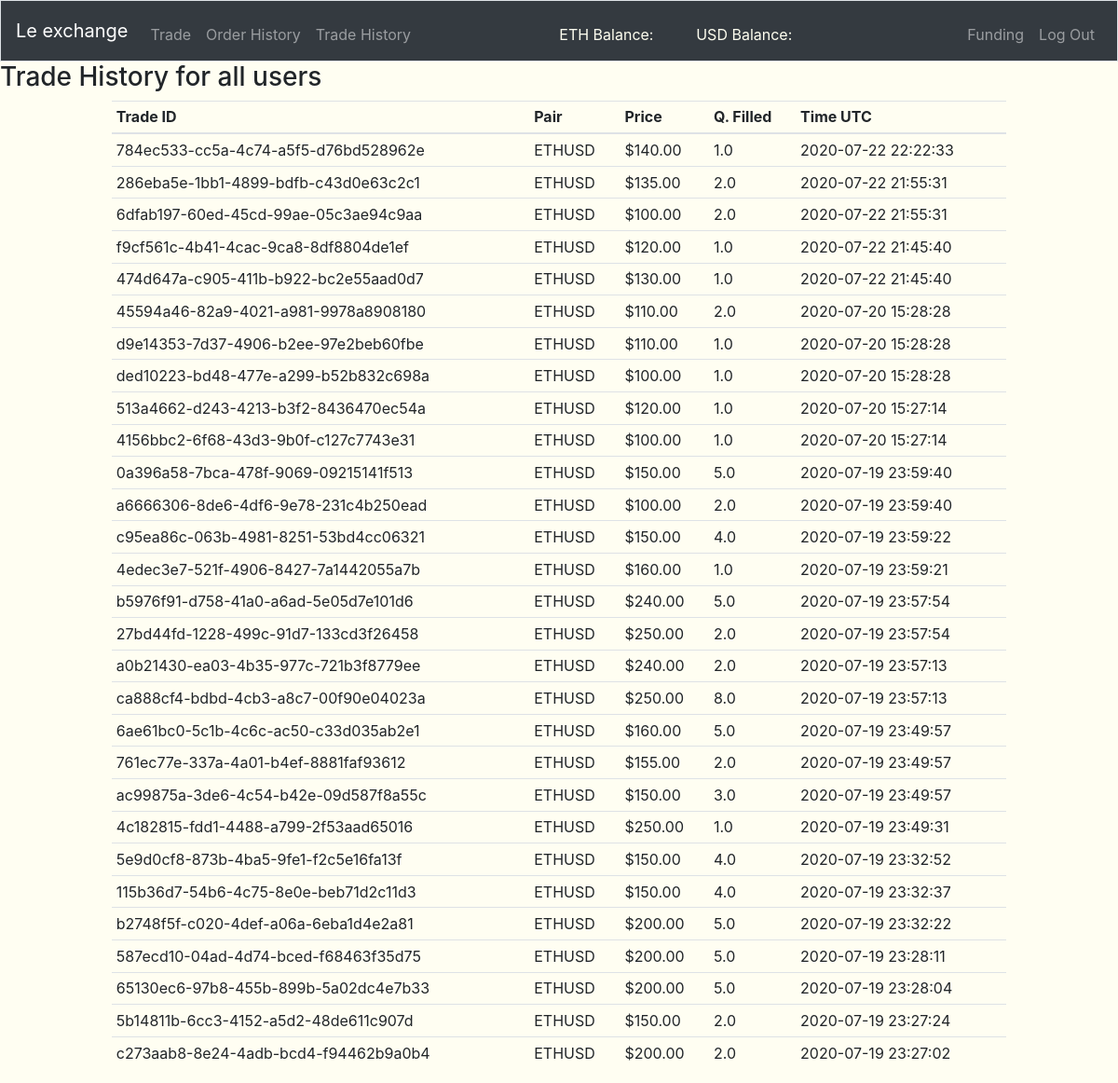
The app's page /trade-history (signed in) with its own data.
### tables this page shows
CREATE TABLE "trade_history" (
	"trade_id"	VARCHAR(255),
	"pair"	VARCHAR(255) NOT NULL,
	"price"	REAL NOT NULL,
	"quantity"	REAL NOT NULL,
	"taker_order"	VARCHAR(255) NOT NULL,
	"maker_order"	VARCHAR(255) NOT NULL,
	"time"	INTEGER NOT NULL,
	PRIMARY KEY("trade_id")
);

### views.py (the view)
@app.route('/trade-history', methods=["GET"])
@login_required
def trade_history():
    trade_history = db.execute(
        "SELECT * FROM trade_history ORDER BY time DESC")
    return render_template("trade_history.html", trade_history=trade_history)

### app.py (called while the page is built)
@app.after_request
def after_request(response):
    response.headers["Cache-Control"] = "no-cache, no-store, must-revalidate"
    response.headers["Expires"] = 0
    response.headers["Pragma"] = "no-cache"
    return response

### helper.py (called while the page is built)
def login_required(f):
    @wraps(f)
    def decorated_function(*args, **kwargs):
        if session.get("user_id") is None:
            return redirect("/login"), 403
        return f(*args, **kwargs)
    return decorated_function

def usd(value):
    return f"${value:,.2f}"

def timeformater(time):
    return datetime.datetime.utcfromtimestamp(time)

### templates/trade_history.html (shortened to what this page needs)
{% extends "layout.html" %}
{% block main %}
<h3>Trade History for all users</h3>
<table class="table table-hover table-sm" style="width: 80%; margin-left: auto; margin-right: auto;">
  <thead s>
    <tr>
      <th scope="col">Trade ID</th>
      <th scope="col">Pair</th>
      <th scope="col">Price</th>
      <th scope="col">Q. Filled</th>
      <th scope="col">Time UTC</th>
    </tr>
  </thead>
  <tbody>
    {% for i in trade_history %}
      <tr>
        <td>{{i.trade_id}}</td>
        <td>{{i.pair}}</td>
        <td>{{i.price|usd}}</td>
        <td>{{i.quantity}}</td>
        <td>{{i.time|timeformater}}</td>
      </tr>
    {% endfor %}
  </tbody>
</table>
{% endblock %}

### templates/layout.html (shortened to what this page needs)
<!DOCTYPE html>
<html lang="en">
    <head>
      <link href="static/styles.css" rel="stylesheet">
      <link rel="stylesheet" href="https://stackpath.bootstrapcdn.com/bootstrap/4.4.1/css/bootstrap.min.css">
    </head>
    <body style="background-color: #fffef2;">
      <nav class="navbar navbar-expand-md navbar-dark bg-dark border">
        <a class="navbar-brand" href="/">Le exchange</a>
        <div class="collapse navbar-collapse" id="navbar">
            {% if session.user_id %}
                <ul class="navbar-nav mr-auto mt-2">
                    <li class="nav-item"><a class="nav-link" href="/trade">Trade</a></li>
                    <li class="nav-item"><a class="nav-link" href="/order-history">Order History</a></li>
                    <li class="nav-item"><a class="nav-link" href="/trade-history">Trade History</a></li>
                </ul>
                <ul class="navbar-nav mr-auto mt-2 container" style="width: 30%;">
                    <li class="nav-item col" style="color: ivory;">ETH Balance: </li><div style="color: fuchsia;" id="user_navbar_eth_balance"></div>
                    <li class="nav-item col" style="color: ivory;">USD Balance: </li><div style="color: greenyellow;" id="user_navbar_usd_balance"></div>
                </ul>
                <ul class="navbar-nav ml-auto mt-2">
                    <li class="nav-item"><a class="nav-link" href="/funding">Funding</a></li>
                    <li class="nav-item"><a class="nav-link" href="/logout">Log Out</a></li>
                </ul>
            {% else %}
                <ul class="navbar-nav ml-auto mt-2">
                    <li class="nav-item"><a class="nav-link" href="/register">Register</a></li>
                    <li class="nav-item"><a class="nav-link" href="/login">Log In</a></li>
                </ul>
            {% endif %}
        </div>
    </nav>
        {% block main %}{% endblock %}
      </body>
</html>

### records on screen
trade_history: trade_id "784ec533-cc5a-4c74-a5f5-d76bd528962e", pair "ETHUSD", price "$140.00", quantity "1.0", time "2020-07-22 22:22:33"
trade_history: trade_id "286eba5e-1bb1-4899-bdfb-c43d0e63c2c1", pair "ETHUSD", price "$135.00", quantity "2.0", time "2020-07-22 21:55:31"
trade_history: trade_id "6dfab197-60ed-45cd-99ae-05c3ae94c9aa", pair "ETHUSD", price "$100.00", quantity "2.0", time "2020-07-22 21:55:31"
trade_history: trade_id "f9cf561c-4b41-4cac-9ca8-8df8804de1ef", pair "ETHUSD", price "$120.00", quantity "1.0", time "2020-07-22 21:45:40"
trade_history: trade_id "474d647a-c905-411b-b922-bc2e55aad0d7", pair "ETHUSD", price "$130.00", quantity "1.0", time "2020-07-22 21:45:40"
trade_history: trade_id "45594a46-82a9-4021-a981-9978a8908180", pair "ETHUSD", price "$110.00", quantity "2.0", time "2020-07-20 15:28:28"
trade_history: trade_id "d9e14353-7d37-4906-b2ee-97e2beb60fbe", pair "ETHUSD", price "$110.00", quantity "1.0", time "2020-07-20 15:28:28"
trade_history: trade_id "ded10223-bd48-477e-a299-b52b832c698a", pair "ETHUSD", price "$100.00", quantity "1.0", time "2020-07-20 15:28:28"
trade_history: trade_id "513a4662-d243-4213-b3f2-8436470ec54a", pair "ETHUSD", price "$120.00", quantity "1.0", time "2020-07-20 15:27:14"
trade_history: trade_id "4156bbc2-6f68-43d3-9b0f-c127c7743e31", pair "ETHUSD", price "$100.00", quantity "1.0", time "2020-07-20 15:27:14"
trade_history: trade_id "0a396a58-7bca-478f-9069-09215141f513", pair "ETHUSD", price "$150.00", quantity "5.0", time "2020-07-19 23:59:40"
trade_history: trade_id "a6666306-8de6-4df6-9e78-231c4b250ead", pair "ETHUSD", price "$100.00", quantity "2.0", time "2020-07-19 23:59:40"
trade_history: trade_id "c95ea86c-063b-4981-8251-53bd4cc06321", pair "ETHUSD", price "$150.00", quantity "4.0", time "2020-07-19 23:59:22"
trade_history: trade_id "4edec3e7-521f-4906-8427-7a1442055a7b", pair "ETHUSD", price "$160.00", quantity "1.0", time "2020-07-19 23:59:21"
trade_history: trade_id "b5976f91-d758-41a0-a6ad-5e05d7e101d6", pair "ETHUSD", price "$240.00", quantity "5.0", time "2020-07-19 23:57:54"
trade_history: trade_id "27bd44fd-1228-499c-91d7-133cd3f26458", pair "ETHUSD", price "$250.00", quantity "2.0", time "2020-07-19 23:57:54"
trade_history: trade_id "a0b21430-ea03-4b35-977c-721b3f8779ee", pair "ETHUSD", price "$240.00", quantity "2.0", time "2020-07-19 23:57:13"
trade_history: trade_id "ca888cf4-bdbd-4cb3-a8c7-00f90e04023a", pair "ETHUSD", price "$250.00", quantity "8.0", time "2020-07-19 23:57:13"
trade_history: trade_id "6ae61bc0-5c1b-4c6c-ac50-c33d035ab2e1", pair "ETHUSD", price "$160.00", quantity "5.0", time "2020-07-19 23:49:57"
trade_history: trade_id "761ec77e-337a-4a01-b4ef-8881faf93612", pair "ETHUSD", price "$155.00", quantity "2.0", time "2020-07-19 23:49:57"
trade_history: trade_id "ac99875a-3de6-4c54-b42e-09d587f8a55c", pair "ETHUSD", price "$150.00", quantity "3.0", time "2020-07-19 23:49:57"
trade_history: trade_id "4c182815-fdd1-4488-a799-2f53aad65016", pair "ETHUSD", price "$250.00", quantity "1.0", time "2020-07-19 23:49:31"
trade_history: trade_id "5e9d0cf8-873b-4ba5-9fe1-f2c5e16fa13f", pair "ETHUSD", price "$150.00", quantity "4.0", time "2020-07-19 23:32:52"
trade_history: trade_id "115b36d7-54b6-4c75-8e0e-beb71d2c11d3", pair "ETHUSD", price "$150.00", quantity "4.0", time "2020-07-19 23:32:37"
trade_history: trade_id "b2748f5f-c020-4def-a06a-6eba1d4e2a81", pair "ETHUSD", price "$200.00", quantity "5.0", time "2020-07-19 23:32:22"
trade_history: trade_id "587ecd10-04ad-4d74-bced-f68463f35d75", pair "ETHUSD", price "$200.00", quantity "5.0", time "2020-07-19 23:28:11"
trade_history: trade_id "65130ec6-97b8-455b-899b-5a02dc4e7b33", pair "ETHUSD", price "$200.00", quantity "5.0", time "2020-07-19 23:28:04"
trade_history: trade_id "5b14811b-6cc3-4152-a5d2-48de611c907d", pair "ETHUSD", price "$150.00", quantity "2.0", time "2020-07-19 23:27:24"
trade_history: trade_id "c273aab8-8e24-4adb-bcd4-f94462b9a0b4", pair "ETHUSD", price "$200.00", quantity "2.0", time "2020-07-19 23:27:02"
